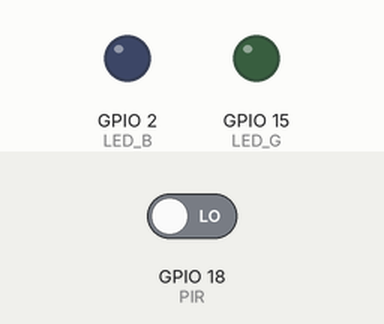
This program was run on a simulated ESP32. On the bench: output pins drawn as LEDs (lit = HIGH). The inputs (shaded band) are chosen by the test bench; at power-on: GPIO 18 (PIR) LOW.

Above: at 1.2 s.
1.3 s: GPIO 18 (PIR) driven HIGH
At 1.6 s:
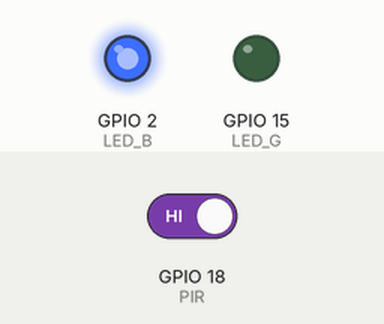
2.8 s: GPIO 18 (PIR) driven LOW
At 3.9 s:
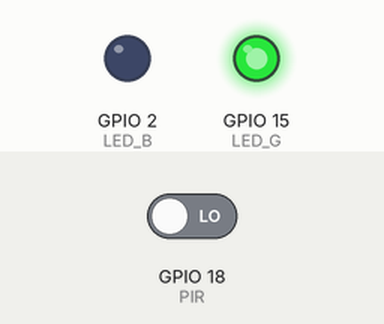
Timing chart, 0 to 5.8 s (numbered marks = the images above; inputs shaded):
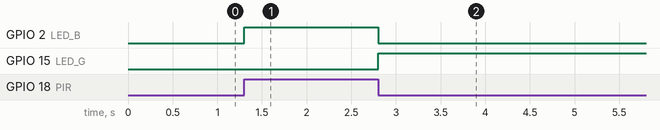

The program:

main.cpp
```cpp
#include <Arduino.h>
#include <CAN.h>
#include <WiFi.h>
#include <ArduinoJson.h>
#include <./state.cpp>
#include <Esp.h>
#include <SerialCommand.h>

const int PIR = 18;
const int LED_B = 2;
const int LED_G = 15;

const int CAN_RATE = 500E3;
const int CAN_ID = 0x1;
const int CAN_RX = 4;
const int CAN_TX = 5;
const bool CAN_ENABLED = false;

int connectedClients = 0;

DeviceState state;
SerialCommand commands;

class Commands {
  public:
    static void get_state() {
      Serial.println(state.serialize());
    }
};

void setup() {
  Serial.begin(115200);
  pinMode(PIR, INPUT);
  pinMode(LED_B, OUTPUT);
  pinMode(LED_G, OUTPUT);

  // Register commands
  commands.addCommand("get_state", Commands::get_state);

  // Configure state
  state.diskUsage = (float)ESP.getSketchSize() / (float)ESP.getFlashChipSize();
}

int lastState = LOW;
int lastTime = 0;
void loop() {
  int nowTime = millis();
  int present = digitalRead(PIR);

  if (present != lastState) {
    state.present = present;
    state.deltaTime = nowTime - lastTime;
    state.uptime = nowTime / 1000;

    if (present == HIGH) {
      digitalWrite(LED_B, HIGH);
      digitalWrite(LED_G, LOW);
      if (CAN_ENABLED) {
        CAN.beginPacket(CAN_ID);
        CAN.write('p');
        CAN.endPacket();
      }
    } else {
      digitalWrite(LED_B, LOW);
      digitalWrite(LED_G, HIGH);
      if (CAN_ENABLED) {
        CAN.beginPacket(CAN_ID);
        CAN.write('n');
        CAN.endPacket();
      }
    }

    lastState = present;
  }

  lastTime = nowTime;

  commands.readSerial();
  commands.clearBuffer();
}
```

state.cpp
```cpp
#ifndef STATE_H
#define STATE_H

#include <Arduino.h>
#include <ArduinoJson.h>

struct DeviceState {
    float memoryUsage;
    float diskUsage;
    int deltaTime;
    int uptime;

    bool present;

    String serialize() {
        JsonDocument doc;

        doc["memoryUsage"] = memoryUsage;
        doc["diskUsage"] = diskUsage;
        doc["deltaTime"] = deltaTime;
        doc["uptime"] = uptime;

        doc["present"] = present;

        String output;
        serializeJson(doc, output);
        return output;
    }
};

#endif
```

Measured:
- after the input at 1.3 s, GPIO 2 (LED_B): LOW → HIGH at once
- after the input at 2.8 s, GPIO 2 (LED_B): HIGH → LOW at once; GPIO 15 (LED_G): LOW → HIGH at once
